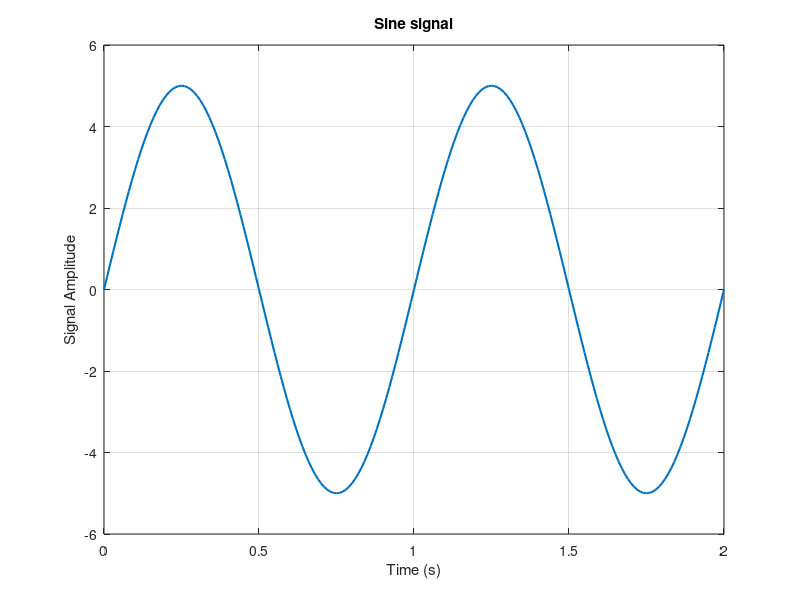
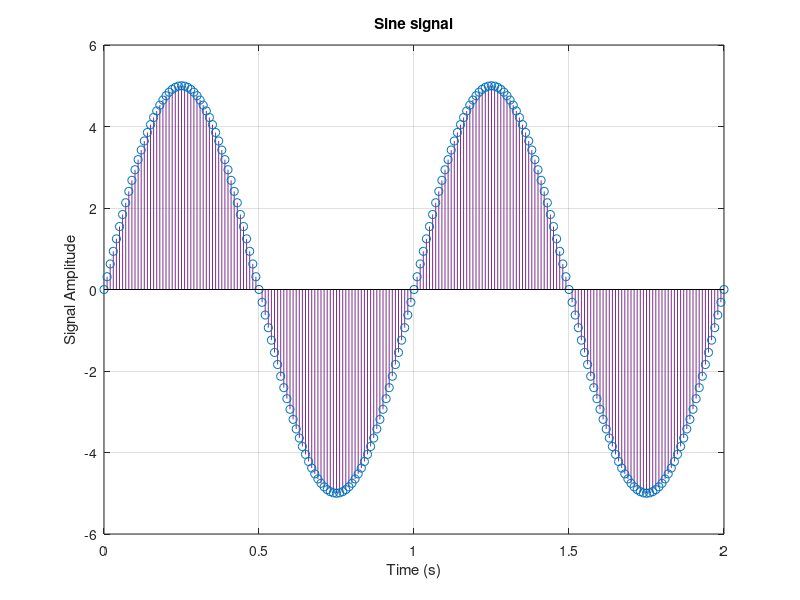
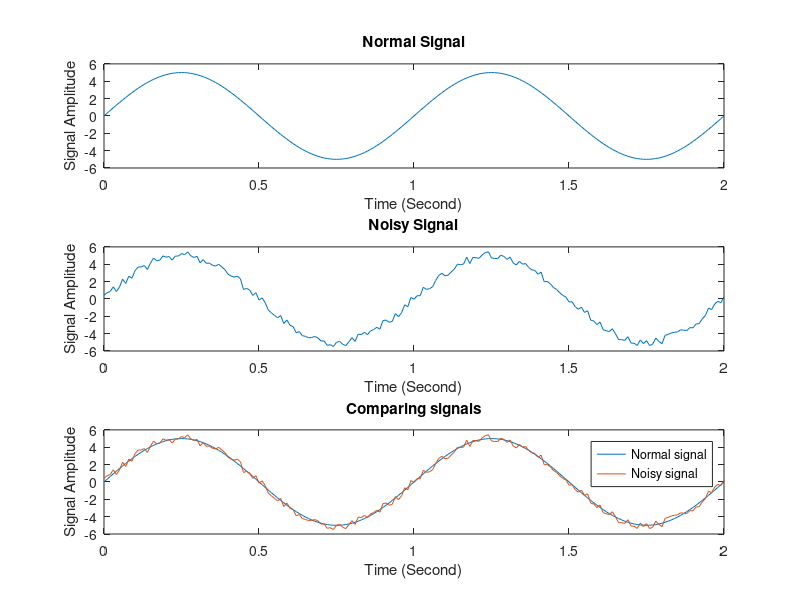
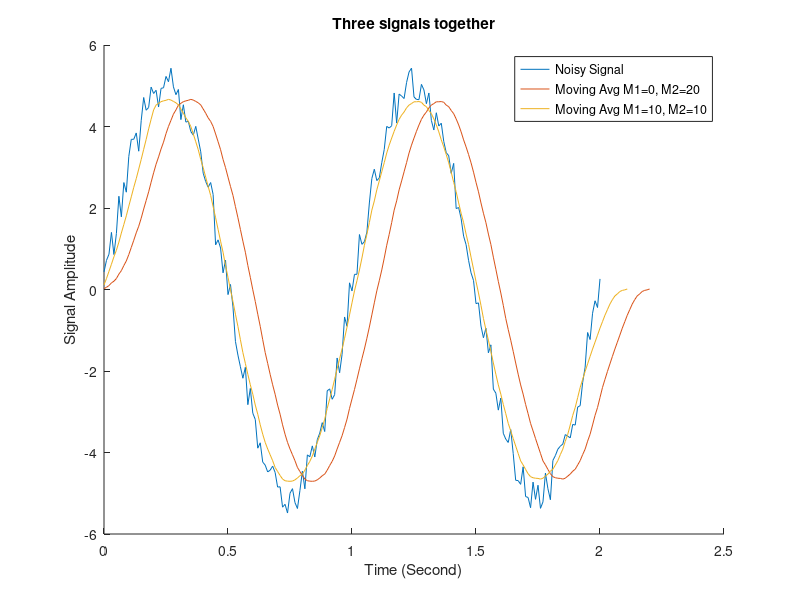

Reproduce these figures in MATLAB, in order.
%%
close all;
clear;
clc;
%% part 1
% part 1.1
t = 0:0.01:2;        % Define time axis
A = 5;               % Amplitude
f = 1;               % Frequency
y = A*sin(2*pi*f*t); % Sine function

% Plotting signals
figure('Name', 'Sine signal (Plot)');
plot(t, y, 'LineWidth', 1.5);
xlabel('Time (s)');
ylabel('Signal Amplitude');
title('Sine signal');
grid on;

figure('Name', 'Sine signal (Stem)');
stem(t, y,'color', '#7E2F8E', 'LineWidth', 0.5);
xlabel('Time (s)');
ylabel('Signal Amplitude');
title('Sine signal');
grid on;

%% part 2
% part 1.2
r = rand(1, length(y)) - 0.5; % Noise
noised_signal = y + r;        % Add noise to sine, y defined in section 1.1

% Plotting signals
figure('Name', 'Normal Sine signal VS Noisy Sine Signal', 'Position', [300 200 700 500]);
subplot(3,1,1);               % Plotting normal signal without noise
plot(t,y)
title('Normal Signal');xlabel('Time (Second)');ylabel('Signal Amplitude');
subplot(3,1,2);               % Plotting noisy signal
plot(t,noised_signal)
title('Noisy Signal');xlabel('Time (Second)');ylabel('Signal Amplitude');
%hold on;
subplot(3,1,3);               % Plotting both signal together for comparing them
plot(t,y, t, noised_signal)
hold on;
title('Comparing signals');xlabel('Time (Second)');ylabel('Signal Amplitude');
legend('Normal signal', 'Noisy signal');
hold off;

%% part 3
% part 1.3:
M1 = 0;
M2 = 20;
len = M2 + M1 + 1; % Window length

window = ones(1, len) / len; % Moving average window

y2 = conv(noised_signal, window);   % Noised signal defined in section 1.2, Line 30
t2 = 0:0.01:(0.01 * (length(y2) - 1));

% Plotting section 1.3.1
figure('Name', 'Moving Avg signals', 'Position', [300 200 700 500]);
hold on;
plot(t,noised_signal);              % Noise signal
plot(t2, y2);                       % Moving Avg M1=0, M2=20

% part 1.3.2:
M1 = 10;
M2 = 10;
len = M2 + M1 + 1; % Window length

window = ones(1, len) / len; % Moving average window

y3 = conv(noised_signal(M1:end), window);
t3 = 0:0.01:(0.01 * (length(y3) - 1));

plot(t3, y3);                       % Moving Avg M1=0, M2=20
hold off;
title('Three signals together'); xlabel('Time (Second)'); ylabel('Signal Amplitude');
legend("Noisy Signal", "Moving Avg M1=0, M2=20", "Moving Avg M1=10, M2=10");

%% part 4
% part 1.4.1
M1 = 0;
M2 = 20;
len = M2 + M1 + 1; % Window length

b = ones(1,len)/len;
a = 1;
y4_1 = filter(b, a, noised_signal);
t4_1 = 0:0.01:(0.01 * (length(y4_1) - 1));

% Plotting section 1.4
figure('Name', 'Moving Avg signals by using filter function', 'Position', [300 200 700 500]);
hold on;
plot(t,noised_signal);              % Noise signal
plot(t4_1, y4_1);                   % filtered signal
plot(t2,y2);                        % Plotting convolved signal M1=0, M2=20
plot(t3,y3);                        % Plotting convolved signal M1=10, M2=10
title('All signals together'); xlabel('Time (Second)'); ylabel('Signal Amplitude');
legend("Noisy Signal", "filtered signal", "Moving Avg M1=0, M2=20", "Moving Avg M1=10, M2=10");
hold off;

% Plotting section 1.3
figure('Name', 'plotting in seperated subplots', 'Position', [300 200 700 500]);
subplot(2,2,1);               % Plotting noisy signal
plot(t,noised_signal)
title('Noisy signal');xlabel('Time (Second)');ylabel('Signal Amplitude');
subplot(2,2,2);               % Plotting convolved signal M1=0, M2=20
plot(t2,y2)
title('convolved signal M1=0, M2=20');xlabel('Time (Second)');ylabel('Signal Amplitude');
subplot(2,2,3);               % Plotting convolved signal M1=10, M2=10
plot(t3,y3)
title('convolved signal M1=10, M2=10');xlabel('Time (Second)');ylabel('Signal Amplitude');
subplot(2,2,4);               % filtered signal
plot(t4_1,y4_1)
title('output signal of filter function');xlabel('Time (Second)');ylabel('Signal Amplitude');

%% part 5
% part 1.5
